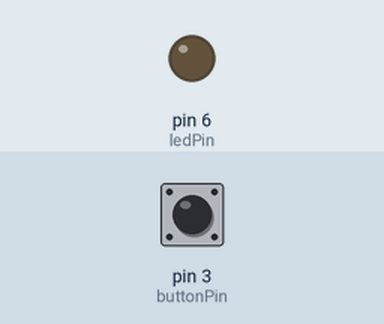
This sketch was run on a simulated Arduino Uno, built with avr-gcc and run on an emulated ATmega328P. Parts: output pins drawn as LEDs (lit = HIGH). The test bench sets the inputs (shaded band); at power-on: pin 3 (buttonPin) LOW.

Above: at 1.2 s.
1.3 s: pin 3 (buttonPin) pulled HIGH for 0.15 s
At 1.37 s:
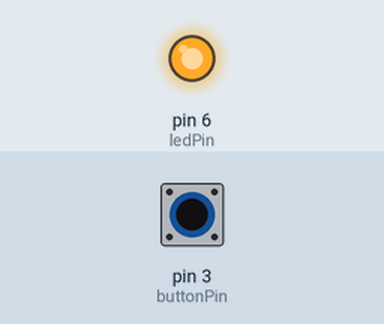
2.9 s: pin 3 (buttonPin) pulled HIGH for 3.2 s
At 6.5 s:
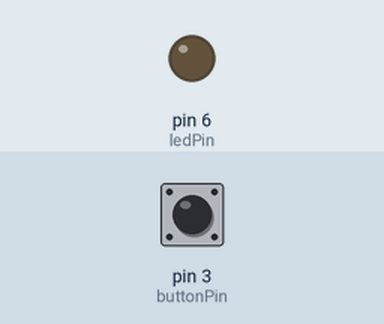
Timing chart, 0 to 8.0 s (numbered marks = the images above; inputs shaded):
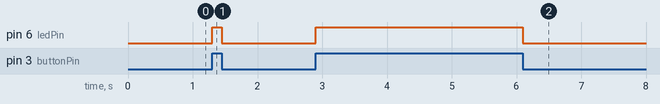

The sketch:

button.ino
```cpp
// Constants for pin numbers
 int ledPin =6 ;    // Pin number for the LED
int buttonPin =3 ;  // Pin number for the button

// Variable to store the button state
int buttonState = 0;

void setup() {
  // Initialize the LED pin as an output
  pinMode(ledPin, OUTPUT);

  // Initialize the button pin as an input
  pinMode(buttonPin, INPUT);
}

void loop() {
  // Read the state of the button
  buttonState = digitalRead(buttonPin);

  // Check if the button is pressed
  if (buttonState == HIGH) {
    // Turn the LED on
    digitalWrite(ledPin, HIGH);
  } else {
    // Turn the LED off
    digitalWrite(ledPin, LOW);
  }
}
```

Measured:
- after the input at 1.3 s, pin 6 (ledPin): LOW → HIGH at once, → LOW 0.15 s later
- after the input at 2.9 s, pin 6 (ledPin): LOW → HIGH at once, → LOW 3.2 s later
